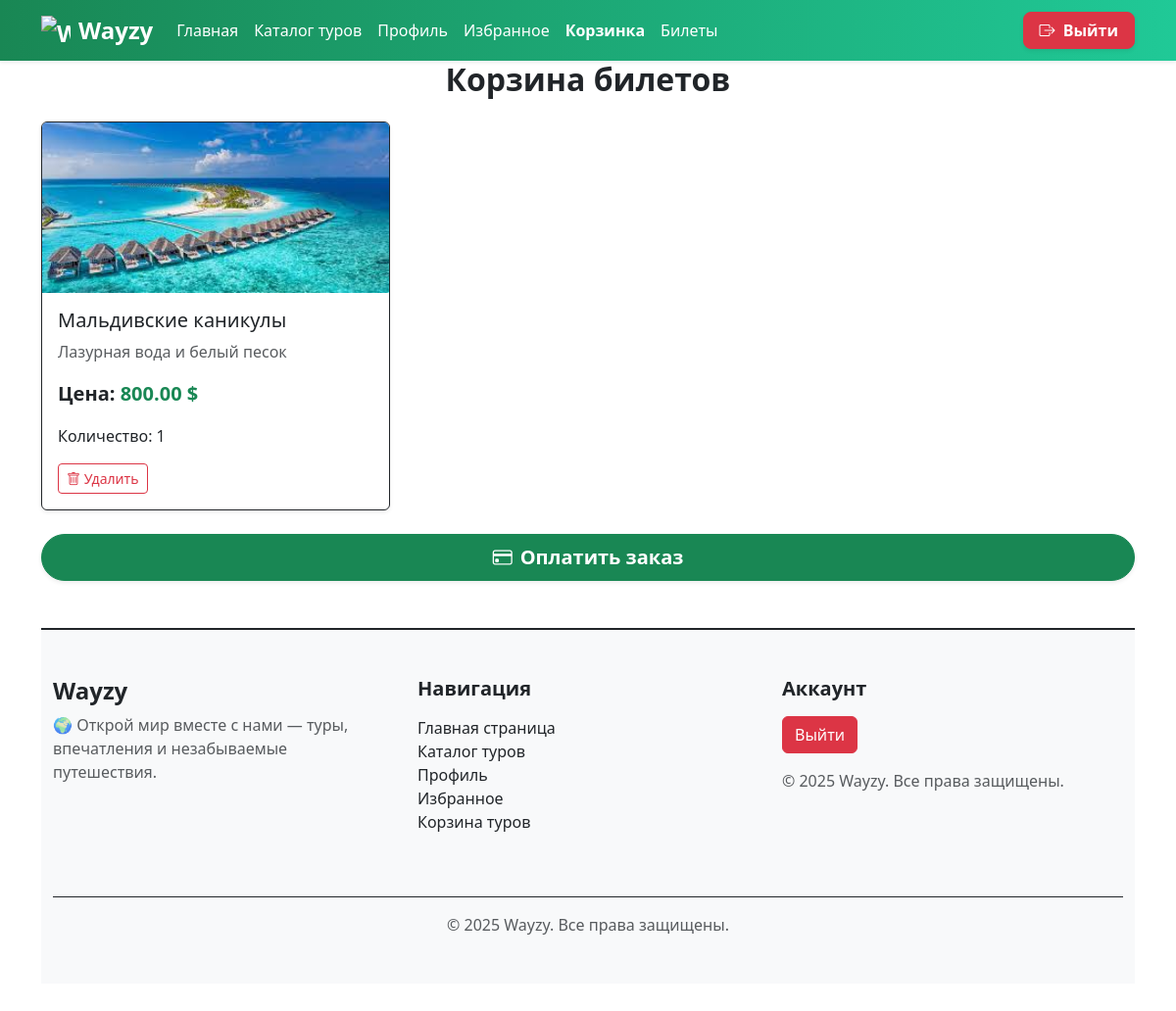
The app's page /cart/ (signed in) with its own data.
### voyage/models.py (models this page shows, shortened)
class CartItem(models.Model):
    user = models.ForeignKey(User, on_delete=models.CASCADE, related_name='cart_items', verbose_name='Пользователь')
    tour = models.ForeignKey(Tour, on_delete=models.CASCADE, related_name='cart_items', verbose_name='Тур')
    quantity = models.PositiveIntegerField(default=1, verbose_name='Количество')
    added_at = models.DateTimeField(auto_now_add=True, verbose_name='Дата добавления')
    class Meta:
        verbose_name = 'Корзина'
        verbose_name_plural = 'Корзина'
        unique_together = ('user', 'tour')

class Tour(models.Model):
    CONTINENTS = [
        ('Africa', 'Африка'),
        ('Europe', 'Европа'),
        ('North America', 'Северная Америка'),
        ('South America', 'Южная Америка'),
        ('Asia', 'Азия'),
        ('Australia', 'Австралия'),
        ('Antarctica', 'Антарктида')
    ]
    category = models.ForeignKey(Category, on_delete=models.CASCADE, related_name='tours', verbose_name='Категория')
    title = models.CharField(max_length=199, verbose_name='Название')
    continent = models.CharField(max_length=47, choices=CONTINENTS, blank=True, verbose_name='Континент')
    slogan = models.CharField(max_length=199, blank=True, verbose_name='Слоган')
    country = models.CharField(max_length=101, blank=True, verbose_name='Страна')
    start_date = models.DateField(null=True, blank=True, verbose_name='Дата начала')
    seats = models.PositiveIntegerField(default=0, verbose_name='Количество мест')
    total_seats = models.PositiveIntegerField(default=0, verbose_name='Всего мест')
    departure = models.CharField(max_length=199, blank=True, verbose_name='Отправление')
    duration = models.IntegerField(help_text='Количество дней', verbose_name='Длительность')
    difficulty = models.CharField(max_length=99, blank=True, verbose_name='Сложность')
    program = models.TextField(blank=True, verbose_name='Программа тура')
    included = models.TextField(blank=True, verbose_name='Что включено')
    price = models.DecimalField(max_digits=11, decimal_places=2, verbose_name='Цена')
    image = models.ImageField(upload_to='tours/', blank=True, null=True, verbose_name='Изображение')
    class Meta:
        verbose_name = 'Тур'
        verbose_name_plural = 'Туры'
        ordering = ['title']

### voyage/views.py (the view)
# urls.py: path('cart/', views.cart_view, name='cart'),
@login_required
def cart_view(request):
    cart_items = CartItem.objects.filter(user=request.user)
    total_price = sum(item.tour.price * item.quantity for item in cart_items)
    total_count = sum(item.quantity for item in cart_items)
    return render(request, "voyage/cart.html", {
        "cart_items": cart_items,
        "total_price": total_price,
        "total_count": total_count,
    })

### voyage/templates/voyage/cart.html (shortened to what this page needs)
<!doctype html>
<html lang="ru">
<head>
    {% load static %}
    <link rel="stylesheet" href="{% static 'voyage/css/styles.css' %}">
    <link href="https://cdn.jsdelivr.net/npm/bootstrap@5.3.7/dist/css/bootstrap.min.css" rel="stylesheet">
    <link rel="stylesheet" href="https://cdn.jsdelivr.net/npm/bootstrap-icons@1.13.1/font/bootstrap-icons.min.css">
</head>
<body style='
    background: fixed;
    background-image: url("{% static "voyage/images/bg.png" %}");
    background-size: cover;
    background-position: center;
    background-repeat: no-repeat;
'>
<nav class="navbar navbar-expand-lg shadow-sm" style="background: linear-gradient(90deg, #198754, #20c997);">
    <div class="container">
        <a class="navbar-brand d-flex align-items-center fw-bold fs-4 text-white" href="{% url 'index' %}">
            <img src="https://cdn-icons-png.flaticon.com/512/201/201623.png" alt="Wayzy Logo" width="30" height="30"
                 class="me-2">
            Wayzy
        </a>
        <div class="collapse navbar-collapse" id="navbarSupportedContent">
            <ul class="navbar-nav me-auto mb-2 mb-lg-0">
                <li class="nav-item"><a class="nav-link text-white" href="{% url 'index' %}">Главная</a></li>
                <li class="nav-item"><a class="nav-link text-white" href="{% url 'catalog' %}">Каталог туров</a></li>
                <li class="nav-item"><a class="nav-link text-white" href="{% url 'profile' %}">Профиль</a></li>
                <li class="nav-item"><a class="nav-link text-white" href="{% url 'favorites' %}">Избранное</a></li>
                <li class="nav-item"><a class="nav-link text-white fw-semibold" href="{% url 'cart' %}">Корзинка</a>
                </li>
                <li class="nav-item"><a class="nav-link text-white" href="{% url 'tickets' %}">Билеты</a></li>
            </ul>
            <div class="d-flex align-items-center gap-2">
                {% if user.is_authenticated %}
                <form method="post" action="{% url 'logout' %}">
                    <button type="submit" class="btn btn-danger fw-semibold px-3 rounded-3 shadow-sm">
                        <i class="bi bi-box-arrow-right me-1"></i> Выйти
                    </button>
                </form>
                {% endif %}
            </div>
        </div>
    </div>
</nav>
<div class="container min-vh-100 mb-5">
    <h2 class="fw-bold mb-4 text-center">Корзина билетов</h2>
    {% if cart_items %}
    <div class="row g-4">
        {% for item in cart_items %}
        <div class="col-md-6 col-lg-4">
            <div class="card shadow-sm border-dark h-100">
                {% if item.tour.image %}
                <img src="{{ item.tour.image.url }}" class="card-img-top" alt="{{ item.tour.title }}">
                {% else %}
                <img src="{% static 'voyage/images/default.jpg' %}" class="card-img-top" alt="Нет фото">
                {% endif %}
                <div class="card-body">
                    <h5 class="card-title">{{ item.tour.title }}</h5>
                    <p class="card-text text-muted">{{ item.tour.slogan }}</p>
                    <p class="fw-semibold fs-5">
                        Цена: <span class="text-success">{{ item.tour.price }} $</span>
                    </p>
                    <p>Количество: {{ item.quantity }}</p>
                    <div class="d-flex justify-content-between mt-3">
                        <a href="{% url 'remove_from_cart' item.tour.id %}" class="btn btn-outline-danger btn-sm">
                            <i class="bi bi-trash"></i> Удалить
                        </a>
                    </div>
                </div>
            </div>
        </div>
        {% endfor %}
    </div>
    <div class="text-center mt-4">
        <a href="{% url 'checkout' %}"
           class="btn btn-success btn-lg d-flex align-items-center justify-content-center gap-2 shadow-sm rounded-pill px-4">
            <i class="bi bi-credit-card fs-5"></i>
            <span class="fw-semibold">Оплатить заказ</span>
        </a>
    </div>
    {% else %}
    <p class="text-center text-muted fs-5">Ваша корзина пуста</p>
    {% endif %}
    <footer class="bg-body-tertiary border-top border-2 border-dark mt-5 py-5">
        <div class="container">
            <div class="row text-center text-md-start">
                <div class="col-md-4 mb-4">
                    <h4 class="fw-bold">Wayzy</h4>
                    <p class="text-muted">
                        🌍 Открой мир вместе с нами — туры, впечатления и незабываемые путешествия.
                    </p>
                </div>
                <div class="col-md-4 mb-4">
                    <h5 class="fw-semibold mb-3">Навигация</h5>
                    <ul class="list-unstyled">
                        <li><a href="{% url 'index' %}" class="text-decoration-none text-dark">Главная страница</a></li>
                        <li><a href="{% url 'catalog' %}" class="text-decoration-none text-dark">Каталог туров</a></li>
                        <li><a href="{% url 'profile' %}" class="text-decoration-none text-dark">Профиль</a></li>
                        <li><a href="{% url 'favorites' %}" class="text-decoration-none text-dark">Избранное</a></li>
                        <li><a href="{% url 'cart' %}" class="text-decoration-none text-dark">Корзина туров</a></li>
                    </ul>
                </div>
                <div class="col-md-4 mb-3">
                    <h5 class="fw-semibold mb-3">Аккаунт</h5>
                    {% if user.is_authenticated %}
                    <form method="post" action="{% url 'logout' %}">
                        <button type="submit" class="btn btn-danger">Выйти</button>
                    </form>
                    {% else %}
                    <a href="{% url 'login' %}" class="btn btn-success btn-sm me-2 mb-2">Войти</a>
                    <a href="{% url 'register' %}" class="btn btn-danger btn-sm mb-2">Зарегистрироваться</a>
                    {% endif %}
                    <p class="mt-3 mb-0 text-muted">© 2025 Wayzy. Все права защищены.</p>
                </div>
            </div>
            <div class="border-top border-dark pt-3 mt-4 text-center text-muted">
                © 2025 Wayzy. Все права защищены.
            </div>
        </div>
    </footer>
</body>
</html>

### records on screen
CartItem: tour.image (picture), tour "Мальдивские каникулы", tour.slogan "Лазурная вода и белый песок", tour.price "800.00", quantity "1"
